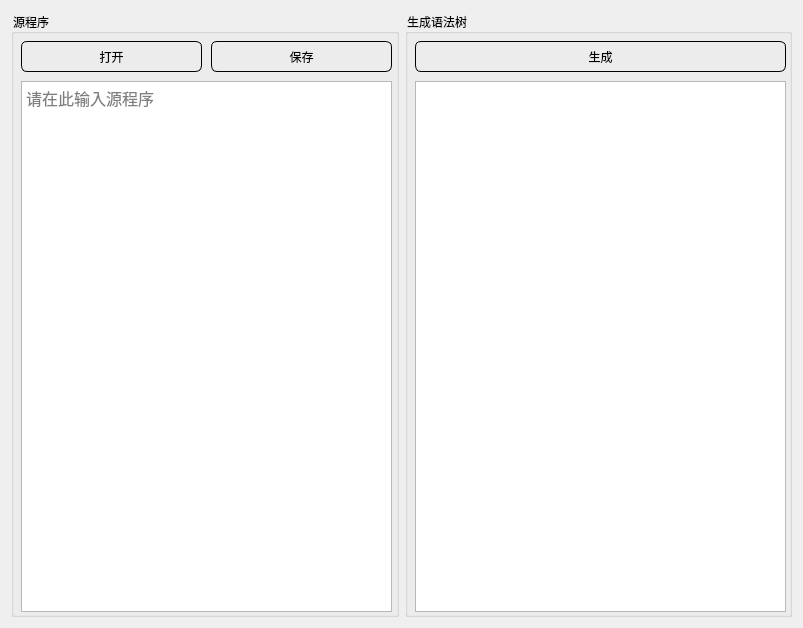
<?xml version="1.0" encoding="UTF-8"?>
<ui version="4.0">
 <class>Dialog</class>
 <widget class="QDialog" name="Dialog">
  <property name="geometry">
   <rect>
    <x>0</x>
    <y>0</y>
    <width>803</width>
    <height>628</height>
   </rect>
  </property>
  <property name="windowTitle">
   <string> TINY扩充语言的语法树生成</string>
  </property>
  <property name="windowIcon">
   <iconset>
    <normaloff>C:/Users/LZH/Pictures/Saved Pictures/56868f0ab9c7a108edfb3c07060155f2.jpg</normaloff>C:/Users/LZH/Pictures/Saved Pictures/56868f0ab9c7a108edfb3c07060155f2.jpg</iconset>
  </property>
  <property name="styleSheet">
   <string notr="true">QPushButton
{
	font-family:Microsoft Yahei;
	color:black;
	background-color:;
	border-radius:6px;
	border:1px solid rgb black
}

QPushButton:hover
{
	background-color:#CCEEFF;
}

QPushButton:pressed
{
	background-color:#CCEEFF;
	padding-left:3px;
	padding-top:3px;
}
QMainWindow {
	background-color:;
}
QMessageBox{
	font-size:16px;
	line-height:30px
}
QTabWidget{
	font-family:Microsoft Yahei;
	color:black;
	border:1px solid rgb black
}

QLineEdit{
	border:1px solid rgb black
}

QLabel{
	font-family:Microsoft Yahei;
	color:black;
}
QGroupBox{
	font-family:Microsoft Yahei;
	color:black;
}
QTextEdit{
	color:black;
	font-size:16px;
}</string>
  </property>
  <layout class="QHBoxLayout" name="horizontalLayout_2">
   <item>
    <widget class="QGroupBox" name="groupBox">
     <property name="title">
      <string>源程序</string>
     </property>
     <widget class="QTextEdit" name="sourceCodeBox">
      <property name="enabled">
       <bool>true</bool>
      </property>
      <property name="geometry">
       <rect>
        <x>10</x>
        <y>70</y>
        <width>371</width>
        <height>531</height>
       </rect>
      </property>
      <property name="placeholderText">
       <string>请在此输入源程序</string>
      </property>
     </widget>
     <widget class="QPushButton" name="openButton">
      <property name="geometry">
       <rect>
        <x>10</x>
        <y>30</y>
        <width>181</width>
        <height>31</height>
       </rect>
      </property>
      <property name="text">
       <string>打开</string>
      </property>
     </widget>
     <widget class="QPushButton" name="closeButton">
      <property name="geometry">
       <rect>
        <x>200</x>
        <y>30</y>
        <width>181</width>
        <height>31</height>
       </rect>
      </property>
      <property name="text">
       <string>保存</string>
      </property>
     </widget>
    </widget>
   </item>
   <item>
    <widget class="QGroupBox" name="groupBox_2">
     <property name="title">
      <string>生成语法树</string>
     </property>
     <widget class="QPushButton" name="analyzeButton">
      <property name="geometry">
       <rect>
        <x>10</x>
        <y>30</y>
        <width>371</width>
        <height>31</height>
       </rect>
      </property>
      <property name="text">
       <string>生成</string>
      </property>
     </widget>
     <widget class="QTextEdit" name="resultBox">
      <property name="geometry">
       <rect>
        <x>10</x>
        <y>70</y>
        <width>371</width>
        <height>531</height>
       </rect>
      </property>
      <property name="readOnly">
       <bool>true</bool>
      </property>
     </widget>
    </widget>
   </item>
  </layout>
 </widget>
 <resources/>
 <connections/>
</ui>
